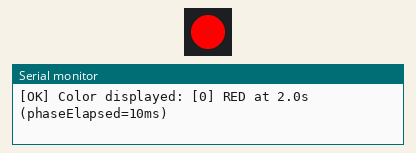
The sketch below on a simulated Arduino Uno, built with avr-gcc and run on an emulated ATmega328P. Shown: 1 RGB LEDs in strip order, left to right, the last lines printed to the serial monitor. Dim RGB values are drawn brighter than linear.

Above: at 2.1 s.
At 8.1 s:
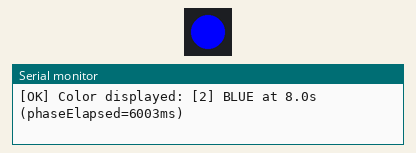
At 17.1 s:
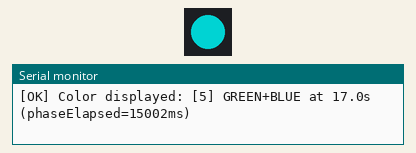
At 33.5 s:
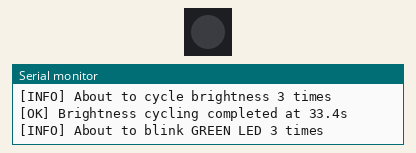
Timing chart, 0 to 40.0 s (numbered marks = the images above):
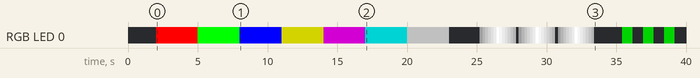

Measured:
- by itself, RGB LED 0: off → RGB(255, 0, 0) at 2.0 s, → RGB(0, 255, 0) 3.0 s later, → RGB(0, 0, 255) 3.0 s later, → RGB(127, 127, 0) 3.0 s later, … (56 changes in this stretch)

The sketch:

LedTest.ino
```cpp
/*
 * LedTest.ino - NeoPixel LED HAL Test Application
 *
 * Tests NeoPixel color display, brightness control, and power management
 * using timed sequences with factual output reporting.
 *
 * Hardware Requirements:
 * - Adafruit QT Py SAMD21
 * - Onboard NeoPixel LED (pin 11)
 *
 * Serial Output: 9600 baud
 *
 * Test validates:
 * - Primary color display (Red, Green, Blue)
 * - Secondary color display (Cyan, Magenta, Yellow, White)
 * - Brightness control across full range (0-255)
 * - Power control (on/off states)
 * - Color accuracy and timing
 */

#include <Arduino.h>
#include <Adafruit_NeoPixel.h>

// Hardware pin definitions
const int NEOPIXEL_PIN = 11;     // Onboard NeoPixel
const int NEOPIXEL_COUNT = 1;    // Single LED

// Test configuration
const unsigned long TEST_DURATION = 65000;    // 65 second test duration
const unsigned long COLOR_DISPLAY_TIME = 3000; // 3 seconds per color
const unsigned long BRIGHTNESS_STEP_TIME = 200; // 200ms per brightness step
const unsigned long POWER_CYCLE_TIME = 500;    // 500ms for power states

// Test statistics
int colorsDisplayed = 0;
int brightnessSteps = 0;
int powerCycles = 0;
unsigned long testStartTime = 0;
bool testActive = false;

// NeoPixel instance
Adafruit_NeoPixel pixel(NEOPIXEL_COUNT, NEOPIXEL_PIN, NEO_GRB + NEO_KHZ800);

// Test state management
enum TestPhase {
  PHASE_ANNOUNCE_PRIMARY,
  PHASE_PRIMARY_COLORS,
  PHASE_ANNOUNCE_BRIGHTNESS,
  PHASE_BRIGHTNESS_RAMP,
  PHASE_ANNOUNCE_POWER,
  PHASE_POWER_CONTROL,
  PHASE_COMPLETE
};
TestPhase currentPhase = PHASE_ANNOUNCE_PRIMARY;
unsigned long phaseStartTime = 0;
int phaseStep = 0;
bool phaseMessageSent = false;

void setup() {
  // Initialize serial communication
  Serial.begin(9600);
  while (!Serial) {
    ; // Wait for serial port to connect (Leonardo/Micro compatibility)
  }

  Serial.println(F("[APP] LedTest"));

  // Report board identification
  #if defined(ADAFRUIT_QTPY_M0)
    Serial.println(F("[BOARD] Adafruit QtPY SAMD21 (QTPY_M0)"));
  #elif defined(ARDUINO_SAMD_QTPY_M0)
    Serial.println(F("[BOARD] Adafruit QtPY SAMD21 (SAMD_QTPY_M0)"));
  #elif defined(ARDUINO_ARCH_SAMD)
    Serial.println(F("[BOARD] SAMD21 Compatible Board"));
  #else
    Serial.println(F("[BOARD] Unknown Arduino Board"));
  #endif

  // Initialize NeoPixel
  pixel.begin();
  pixel.clear();
  pixel.show();

  // Start test
  startLedTest();
}

void loop() {
  if (!testActive) {
    return;
  }

  unsigned long currentTime = millis();

  // Check for overall test timeout
  if (currentTime - testStartTime > TEST_DURATION) {
    completeLedTest();
    return;
  }

  // Execute current test phase
  executeCurrentPhase(currentTime);

  // Small delay to prevent excessive polling
  delay(10);
}

void executeCurrentPhase(unsigned long currentTime) {
  unsigned long phaseElapsed = currentTime - phaseStartTime;

  switch (currentPhase) {
    case PHASE_ANNOUNCE_PRIMARY:
      executeAnnouncePrimary(phaseElapsed);
      break;

    case PHASE_PRIMARY_COLORS:
      executePrimaryColorTest(phaseElapsed);
      break;

    case PHASE_ANNOUNCE_BRIGHTNESS:
      executeAnnounceBrightness(phaseElapsed);
      break;

    case PHASE_BRIGHTNESS_RAMP:
      executeBrightnessRampTest(phaseElapsed);
      break;

    case PHASE_ANNOUNCE_POWER:
      executeAnnouncePower(phaseElapsed);
      break;

    case PHASE_POWER_CONTROL:
      executePowerControlTest(phaseElapsed);
      break;

    case PHASE_COMPLETE:
      completeLedTest();
      break;
  }
}

void executeAnnouncePrimary(unsigned long phaseElapsed) {
  // static bool firstCall = true;
  // if (firstCall) {
  //   Serial.print(F("[DEBUG] executeAnnouncePrimary first call: phaseElapsed="));
  //   Serial.println(phaseElapsed);
  //   firstCall = false;
  // }

  if (!phaseMessageSent) {
    // Turn off LED and announce
    pixel.clear();
    pixel.show();
    Serial.println(F("[INFO] About to display RED, GREEN, BLUE and combinations"));
    phaseMessageSent = true;
  }

  if (phaseElapsed >= 2000) { // 2 second delay for LED off period
    advanceToNextPhase(PHASE_PRIMARY_COLORS);
  }
}

void executePrimaryColorTest(unsigned long phaseElapsed) {
  // static bool firstCall = true;
  // if (firstCall) {
  //   Serial.print(F("[DEBUG] executePrimaryColorTest first call: phaseElapsed="));
  //   Serial.println(phaseElapsed);
  //   firstCall = false;
  // }

  // RGB color combinations: single colors at full brightness, combinations at reduced brightness
  const uint32_t colors[] = {
    pixel.Color(255, 0, 0),      // RED
    pixel.Color(0, 255, 0),      // GREEN
    pixel.Color(0, 0, 255),      // BLUE
    pixel.Color(127, 127, 0),    // RED+GREEN (Yellow)
    pixel.Color(127, 0, 127),    // RED+BLUE (Magenta)
    pixel.Color(0, 127, 127),    // GREEN+BLUE (Cyan)
    pixel.Color(85, 85, 85)      // RED+GREEN+BLUE (White)
  };
  const char* colorNames[] = {"RED", "GREEN", "BLUE", "RED+GREEN", "RED+BLUE", "GREEN+BLUE", "RED+GREEN+BLUE"};
  const int numColors = 7;

  int colorIndex = phaseElapsed / COLOR_DISPLAY_TIME;

  if (colorIndex < numColors) {
    if (phaseStep != colorIndex) {
      // Reset brightness to full for color display
      pixel.setBrightness(255);
      // Display new color
      pixel.setPixelColor(0, colors[colorIndex]);
      pixel.show();
      Serial.print(F("[OK] Color displayed: ["));
      Serial.print(colorIndex);
      Serial.print(F("] "));
      Serial.print(colorNames[colorIndex]);
      Serial.print(F(" at "));
      Serial.print((millis()) / 1000.0, 1);
      Serial.print(F("s (phaseElapsed="));
      Serial.print(phaseElapsed);
      Serial.println(F("ms)"));
      colorsDisplayed++;
      phaseStep = colorIndex;
    }
  } else {
    // Move to next phase
    advanceToNextPhase(PHASE_ANNOUNCE_BRIGHTNESS);
  }
}

void executeAnnounceBrightness(unsigned long phaseElapsed) {
  // static bool firstCall = true;
  // if (firstCall) {
  //   Serial.print(F("[DEBUG] executeAnnounceBrightness first call: phaseElapsed="));
  //   Serial.println(phaseElapsed);
  //   firstCall = false;
  // }

  if (!phaseMessageSent) {
    // Turn off LED and announce
    pixel.clear();
    pixel.show();
    Serial.println(F("[INFO] About to cycle brightness 3 times"));
    phaseMessageSent = true;
  }

  if (phaseElapsed >= 2000) { // 2 second delay for LED off period
    advanceToNextPhase(PHASE_BRIGHTNESS_RAMP);
  }
}

void executeBrightnessRampTest(unsigned long phaseElapsed) {
  // static bool firstCall = true;
  // if (firstCall) {
  //   Serial.print(F("[DEBUG] executeBrightnessRampTest first call: phaseElapsed="));
  //   Serial.println(phaseElapsed);
  //   firstCall = false;
  // }

  // Brightness ramp 3 complete cycles: 0 -> 255 -> 0
  const int maxBrightness = 255;
  const int brightnessStepSize = 32;
  const int stepsPerCycle = (maxBrightness / brightnessStepSize) * 2; // Up and down
  const int totalCycles = 3;
  const int totalSteps = stepsPerCycle * totalCycles;

  int stepIndex = phaseElapsed / BRIGHTNESS_STEP_TIME;

  if (stepIndex < totalSteps) {
    int cycleStep = stepIndex % stepsPerCycle;
    int brightness;

    if (cycleStep < stepsPerCycle / 2) {
      // Ramp up
      brightness = cycleStep * brightnessStepSize;
    } else {
      // Ramp down
      brightness = maxBrightness - ((cycleStep - stepsPerCycle / 2) * brightnessStepSize);
    }

    if (brightness < 0) brightness = 0;
    if (brightness > 255) brightness = 255;

    if (phaseStep != stepIndex) {
      // Set new brightness with white color (no serial output)
      pixel.setBrightness(brightness);
      pixel.setPixelColor(0, pixel.Color(255, 255, 255));
      pixel.show();
      brightnessSteps++;
      phaseStep = stepIndex;
    }
  } else {
    // Report completion and move to next phase
    if (phaseStep != -1) {
      Serial.print(F("[OK] Brightness cycling completed at "));
      Serial.print((millis()) / 1000.0, 1);
      Serial.println(F("s"));
      phaseStep = -1;
    }
    advanceToNextPhase(PHASE_ANNOUNCE_POWER);
  }
}

void executeAnnouncePower(unsigned long phaseElapsed) {
  // static bool firstCall = true;
  // if (firstCall) {
  //   Serial.print(F("[DEBUG] executeAnnouncePower first call: phaseElapsed="));
  //   Serial.println(phaseElapsed);
  //   firstCall = false;
  // }

  if (!phaseMessageSent) {
    // Turn off LED and announce
    pixel.clear();
    pixel.show();
    Serial.println(F("[INFO] About to blink GREEN LED 3 times"));
    phaseMessageSent = true;
  }

  if (phaseElapsed >= 2000) { // 2 second delay for LED off period
    advanceToNextPhase(PHASE_POWER_CONTROL);
  }
}

void executePowerControlTest(unsigned long phaseElapsed) {
  // static bool firstCall = true;
  // if (firstCall) {
  //   Serial.print(F("[DEBUG] executePowerControlTest first call: phaseElapsed="));
  //   Serial.println(phaseElapsed);
  //   firstCall = false;
  // }

  // Power cycling: 3 clear blinks (on/off states)
  const int numCycles = 3;
  const unsigned long cycleTime = 1500; // 1.5 seconds per complete blink (on + off)

  int cycleIndex = phaseElapsed / cycleTime;

  if (cycleIndex < numCycles) {
    bool isOn = (phaseElapsed % cycleTime) < 750; // On for first 750ms of each cycle
    int expectedStep = cycleIndex * 2 + (isOn ? 0 : 1);

    if (phaseStep != expectedStep) {
      if (isOn) {
        // Power on - show green at medium brightness
        pixel.setBrightness(128);
        pixel.setPixelColor(0, pixel.Color(0, 255, 0));
        pixel.show();
      } else {
        // Power off - complete darkness
        pixel.setBrightness(0);
        pixel.clear();
        pixel.show();
        powerCycles++;
      }
      phaseStep = expectedStep;
    }
  } else {
    // Ensure LED is off and report completion
    if (phaseStep != -1) {
      pixel.setBrightness(0);
      pixel.clear();
      pixel.show();
      Serial.print(F("[OK] Power control completed ("));
      Serial.print(powerCycles);
      Serial.print(F(" blinks) at "));
      Serial.print((millis()) / 1000.0, 1);
      Serial.println(F("s"));
      phaseStep = -1;
    }
    advanceToNextPhase(PHASE_COMPLETE);
  }
}

void advanceToNextPhase(TestPhase nextPhase) {
  currentPhase = nextPhase;
  phaseStartTime = millis();
  phaseStep = -1;  // Initialize to -1 so first color (index 0) will display
  phaseMessageSent = false;
}

void startLedTest() {
  testStartTime = millis();
  testActive = true;
  colorsDisplayed = 0;
  brightnessSteps = 0;
  powerCycles = 0;
  advanceToNextPhase(PHASE_ANNOUNCE_PRIMARY);

  Serial.println(F("[INFO] NeoPixel LED Test Starting"));
  Serial.println(F("[INFO] Testing colors, brightness, and power control"));
  Serial.print(F("[INFO] Test will run for "));
  Serial.print(TEST_DURATION / 1000.0, 1);
  Serial.println(F(" seconds"));
  Serial.println();
}

void completeLedTest() {
  testActive = false;

  // Turn off LED
  pixel.clear();
  pixel.show();

  Serial.println();
  Serial.println(F("[INFO] NeoPixel LED Test Complete - verify output"));
  Serial.print(F("[INFO] Events executed: "));
  Serial.print(colorsDisplayed);
  Serial.print(F(" colors, "));
  Serial.print(brightnessSteps);
  Serial.print(F(" brightness steps, "));
  Serial.print(powerCycles);
  Serial.println(F(" power cycles"));
  Serial.println(F("[INFO] Color accuracy: User visual verification required"));
  Serial.println(F("[INFO] Brightness control: User visual verification required"));
  Serial.println(F("[INFO] Power control: User visual verification required"));
}
```
